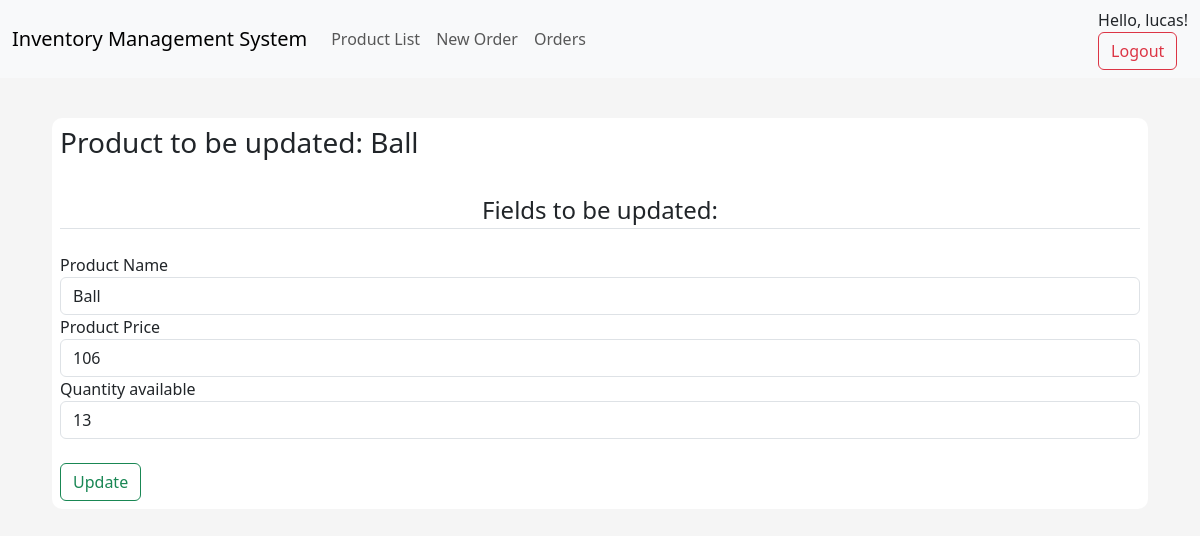
Screenshot of /product/1/update (signed in) with the database file from the repository.
### app/models/tables.py (models this page shows, shortened)
class User(db.Model, UserMixin):
    id = db.Column(db.Integer, primary_key=True)
    username = db.Column(db.String, nullable=False, unique=True)
    email = db.Column(db.String, nullable=False, unique=True)
    password = db.Column(db.String, nullable=False)

class Product(db.Model):
    __tablename__ = "product"
    id = db.Column(db.Integer, primary_key=True)
    name = db.Column(db.String(50), nullable=False, unique=True)
    price = db.Column(db.Float, nullable=False)
    quantity_available = db.Column(db.Integer)

### app/controllers/default.py (the view)
@app.route("/product/<id>/update", methods=["GET", "POST"])
@login_required
def update_product(id):
    product = Product.query.get(id)
    form = EditProductForm(obj=product)
    if form.validate_on_submit():
        product.name = form.name.data
        product.price = form.price.data
        product.quantity_available = form.quantity_available.data
        db.session.commit()
        return redirect(url_for("products"))
    return render_template("edit_product.html", product=product, form=form)

### app/models/forms.py (shortened to what this page needs)
class EditProductForm(FlaskForm):
    name = StringField(label="Product Name", validators=[DataRequired()])
    price = IntegerField(label="Product Price", validators=[DataRequired()])
    quantity_available = IntegerField(
        label="Quantity available", validators=[DataRequired()]
    )
    submit_button = SubmitField(label="Update")

### app/models/tables.py (called while the page is built)
@login_manager.user_loader
def load_user(user_id):
    return User.query.get(int(user_id))

### app/templates/edit_product.html (shortened to what this page needs)
{% extends "index.html" %}
{% block body %}
<div class="content-section">
    <h3 class="h3-product-name">Product to be updated: {{ product.name }}</h3><br>
    {% block form %}
    <form method="POST" action="">
            <legend class="border-bottom pd-2 mb-4 text-center">Fields to be updated:</legend>
            <div class="form-group">
                {{ form.name.label }}
                {{ form.name(class="form-control", placeholder=product.name) }}
                {{ form.price.label }}
                {{ form.price(class="form-control", placeholder=product.price) }}
                {{ form.quantity_available.label }}
                {{ form.quantity_available(class="form-control", placeholder=product.quantity_available) }}
                <div class="form-group pt-4">
                    {{ form.submit_button(class="btn btn-outline-success") }}
                </div>
            </div>
    </form>
    {% endblock form %}
</div>
{% endblock body %}

### app/templates/navbar.html (shortened to what this page needs)
<nav class="navbar navbar-expand-lg bg-body-tertiary">
    <div class="container-fluid">
      <a class="navbar-brand" href="{{ url_for('index') }}">Inventory Management System</a>
      <div class="collapse navbar-collapse" id="navbarSupportedContent">
        <ul class="navbar-nav me-auto mb-2 mb-lg-0">
          <li class="nav-item">
            <a class="nav-link" href="{{ url_for('products') }}">Product List</a>
          </li>
          <li class="nav-item">
            <a class="nav-link" href="{{ url_for('create_order') }}">New Order</a>
          </li>
          <li class="nav-item">
            <a class="nav-link" href="{{ url_for('orders') }}">Orders</a>
          </li>
        </ul>
          <a href="#" class="nav-link">
            {% if 'username' in session %}
            <div class="d-flex">
              Hello, {{ session.username }}!
            </div>
            <form class="d-flex" action="{{ url_for('logout') }}">
              <button type="submit" class="btn btn-outline-danger">Logout</button>
            </form>
            {% endif %}
          </a>
      </div>
    </div>
  </nav>

### app/static/css/main.css (style rules this page uses)
body { background-color: rgb(245, 245, 245); }
.content-section { background: #fff; margin: 40px; padding: 0.5rem 0.5rem; border-radius: 10px; }

### rows the page displays
User: username "lucas"
Product: name "Ball", price "106", quantity_available "13"
